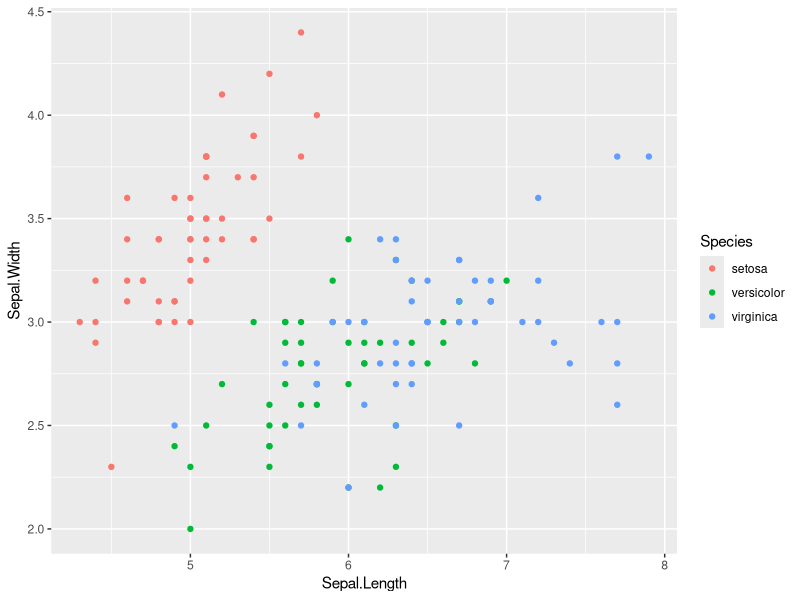
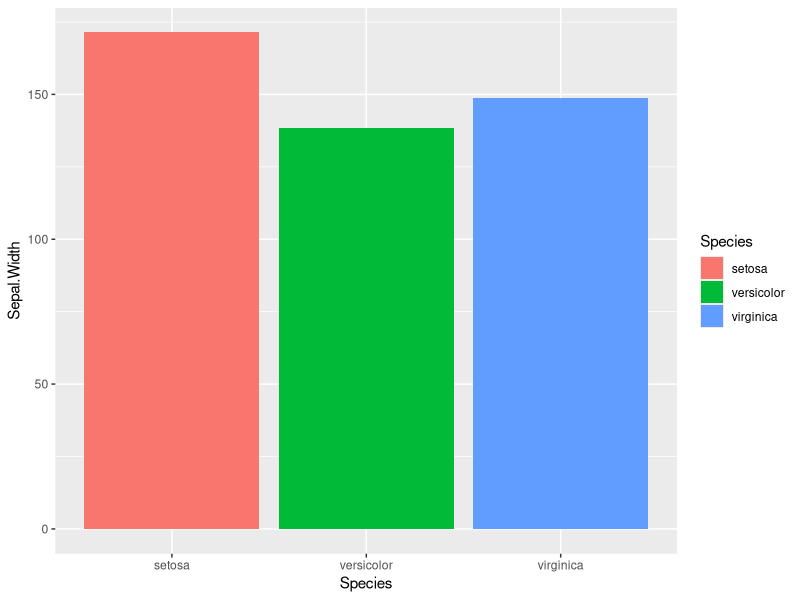
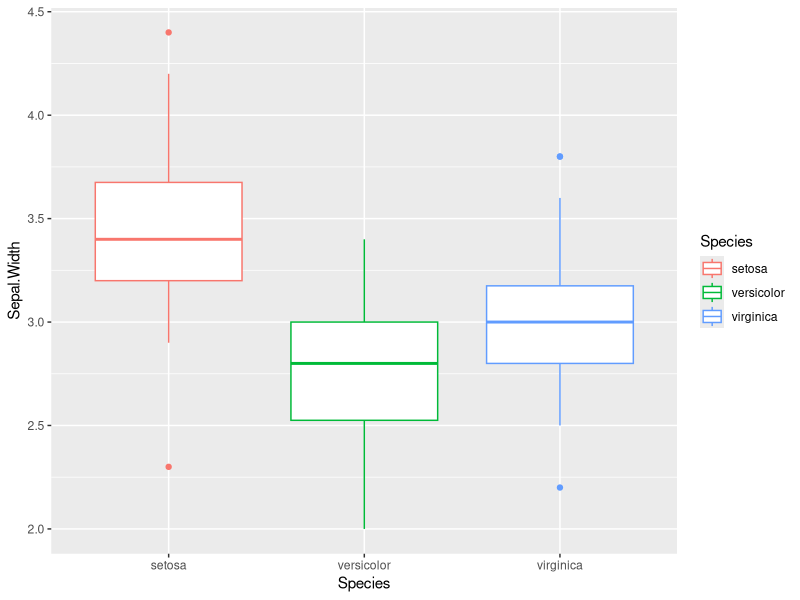
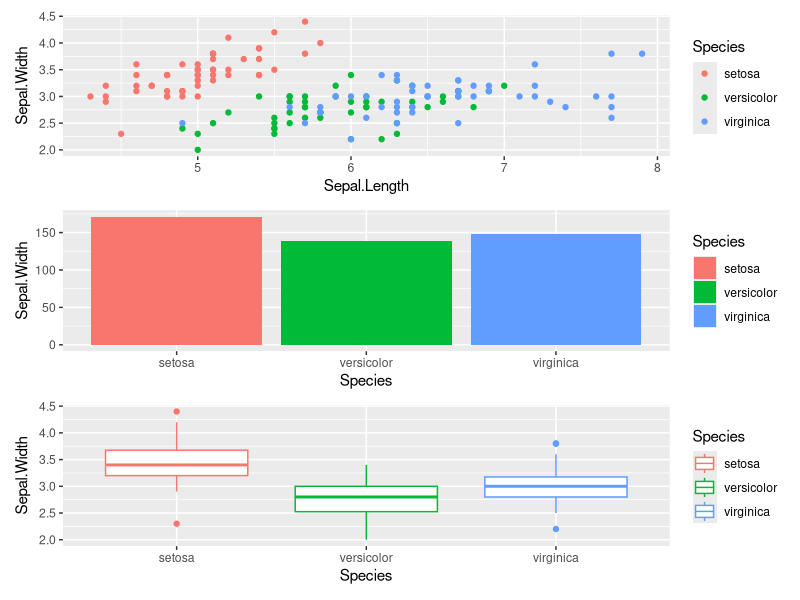
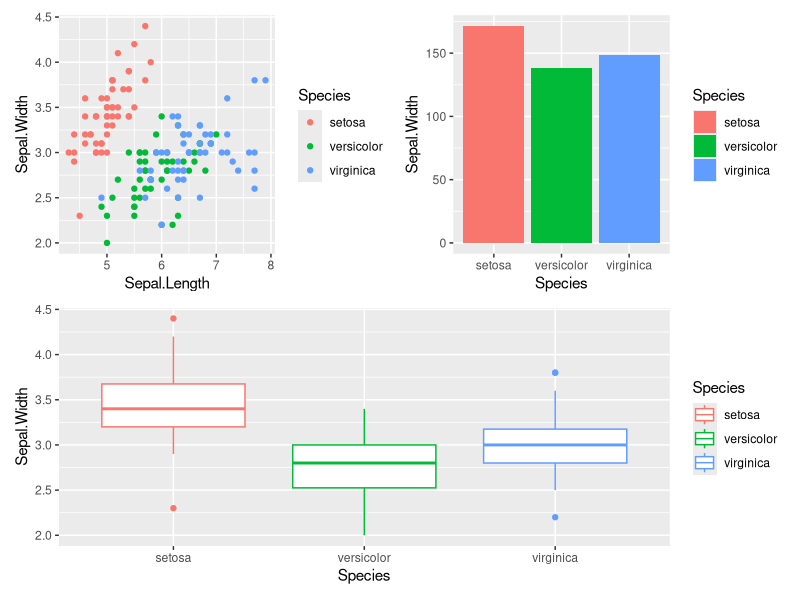
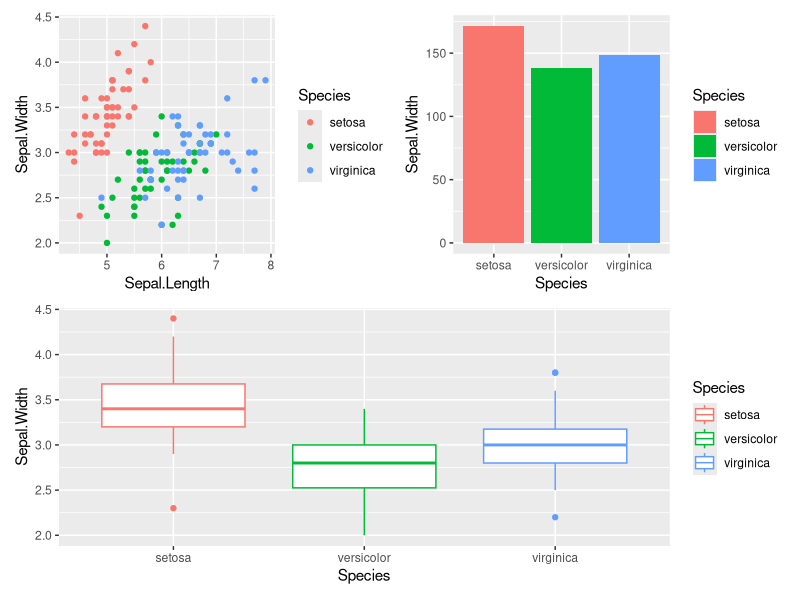
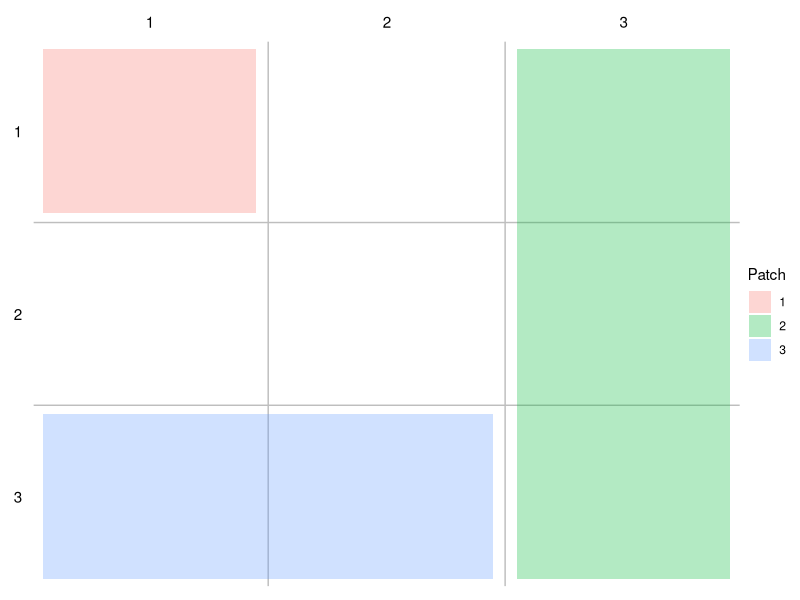
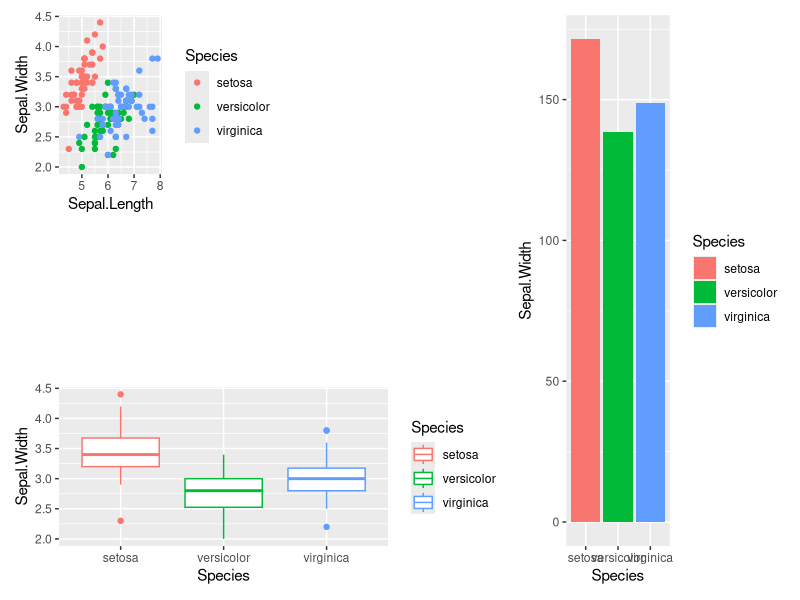

Reproduce these figures in R, in order.
## ---- chunk 1
data("iris")
head(iris)
## ---- chunk 2
library("patchwork")
## ---- chunk 3
library("ggplot2")
## ---- chunk 4
ggp1 <- ggplot(iris,               
               aes(x = Sepal.Length,
                   y = Sepal.Width,
                   col = Species)) +
  geom_point()
ggp1 
## ---- chunk 5
ggp2 <- ggplot(iris,               
               aes(x = Species,
                   y = Sepal.Width,
                   fill = Species)) +
  geom_bar(stat = "identity")
ggp2
## ---- chunk 6
ggp3 <- ggplot(iris,              
               aes(x = Species,
                   y = Sepal.Width,
                   col = Species)) +
  geom_boxplot()
ggp3
## ---- chunk 7
ggp1 + ggp2 + ggp3 + plot_layout(ncol = 1)

ggp1 + ggp2 - ggp3 + plot_layout(ncol = 1)

ggp_sbs <- (ggp1 + ggp2) / ggp3   
ggp_sbs  
## ---- chunk 8
layout <- c(
  area(1, 1),
  area(1, 3, 3),
  area(3, 1, 3, 2)
)
plot(layout)

ggp1 + ggp2 + ggp3 + plot_layout(design = layout)
## ---- chunk 9
ggp1 +          
  inset_element(ggp2, 0.01, 0.01, 0.7, 0.5) +
  inset_element(ggp3, 0.4, 0.6, 0.99, 0.99)
## ---- chunk 10
ggp1 / (ggp2 | ggp3) +
  plot_annotation(tag_levels = 'A')

ggp1 / ((ggp2 | ggp3) + plot_layout(tag_level = 'new')) +
  plot_annotation(tag_levels = c('A', '1'))
